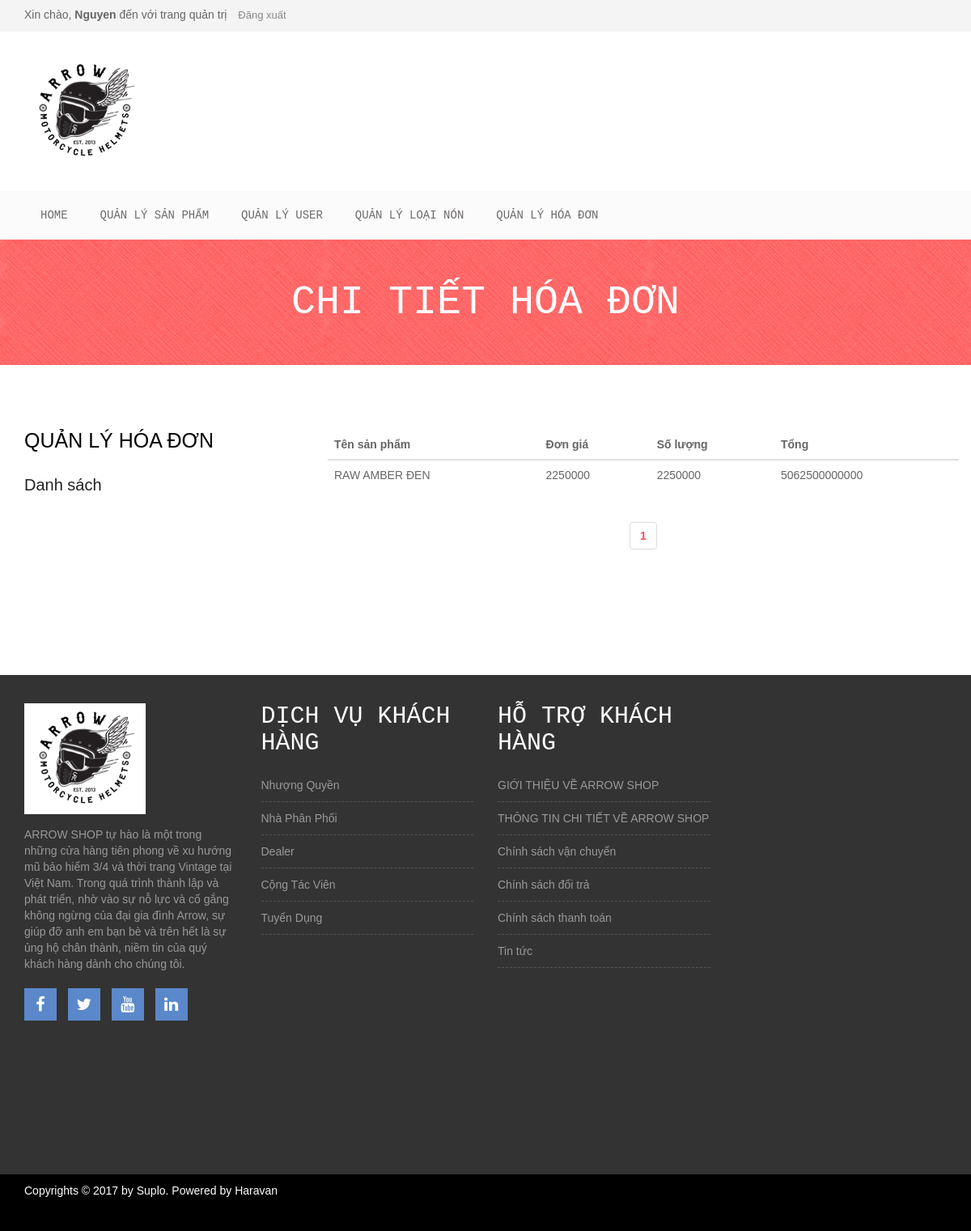
/admin.php?mod=OrderItems&act=QuanLy&id=1 (signed in), run on the app's committed database.
### tables this page shows
CREATE TABLE `chitiethoadon` (
  `MaCTHD` int(10) NOT NULL,
  `MaHD` int(10) NOT NULL,
  `MaSP` int(10) NOT NULL,
  `SoLuong` int(10) NOT NULL,
  `DonGia` int(10) NOT NULL
);

CREATE TABLE `sanpham` (
  `MaSP` int(10) NOT NULL,
  `TenSP` varchar(30) NOT NULL,
  `MaNSX` int(10) NOT NULL,
  `MaLoai` int(10) NOT NULL,
  `Hinh` varchar(50) DEFAULT NULL,
  `HinhQC` varchar(50) DEFAULT NULL,
  `MoTa` varchar(1000) NOT NULL,
  `GiaBan` int(10) NOT NULL,
  `LuotXem` int(11) NOT NULL
);

### Model/OrderItem.php (called while the page is built, shortened)
<?php
include_once("DataProvider.php");
class OrderItem
{
	private $da;
	function __construct()
	{
		$this->da = new DataProvider();
	}
	function GetOrderItemByOrder($MaHD,$start,$limit)
	{
		$sql="Select chitiethoadon.*,sanpham.TenSP from chitiethoadon,sanpham where chitiethoadon.MaSP=sanpham.MaSP and MaHD=$MaHD  order by MaCTHD desc limit $start,$limit";
		return $this->da->FetchAll($sql);
	}
	function CoutOrderItemByOrder($id)
	{
		$sql="Select MaCTHD from chitiethoadon where MaHD=$id";
		return $this->da->NumRows($sql);
	}
}
?>

### Model/DataProvider.php (called while the page is built, shortened)
<?php
class DataProvider
{
	private $link;
	function __construct()
	{
		$this->link=mysqli_connect("localhost","root","","qlbanhang");
	}
	function ExecuteQuery($sql)
	{
		mysqli_query($this->link,"set names 'utf8'");
		return mysqli_query($this->link, $sql);
	}
	function NumRows($sql)
	{
		$result=$this->ExecuteQuery($sql);
		return mysqli_num_rows($result);
	}
	function FetchAll($sql)
	{
		$result=$this->ExecuteQuery($sql);
		$arr=array();
		while($row=mysqli_fetch_assoc($result))
		{
			$arr[]=$row;
		}
		return $arr;
	}
}
?>

### View/OrderItems/QuanLy.php (the view)
<div class="col-md-8">
    <div class="product-content-right">
    	<div class="row">
    		<table class="table table-dark table-hover">
              	<thead>
                	<tr>
	                  <th>Tên sản phẩm</th>
	                  <th>Đơn giá</th>
	                  <th>Số lượng</th>
	                  <th>Tổng</th>
	                </tr>
	            </thead>
	            <tbody>
<?php
	foreach($rs as $row)
	{
		$tong=$row['DonGia']*$row['SoLuong'];
		echo <<<EDO
					<tr>
						<td>{$row['TenSP']}</td>
						<td>{$row['DonGia']}</td>
						<td>{$row['SoLuong']}</td>
						<td>{$tong}</td>
					</tr>
EDO;
	}
?>
				</tbody>
			</table>
		</div>
		<div class="row">
            <div class="col-md-12">
                <div class="product-pagination text-center">
                    <nav>
                     	<ul class="pagination">
<?php
	if(isset($numpages))
	{
		for($i=1;$i<=$numpages;$i++)
		{
			if($Trang == $i)
				echo "<li><a href='admin.php?mod=OrderItems&act=QuanLy&id={$row['MaHD']}&page=$i'><b>$i</b></a></li>";
			else
				echo "<li><a href='admin.php?mod=OrderItems&act=QuanLy&id={$row['MaHD']}&page=$i'>$i</a></li>";
		}
	}
?>
						</ul>
					</nav>
				</div>
			</div>
		</div>
	</div>
</div>

### style.css (style rules this page uses)
body { font-family:Arial, Helvetica, sans-serif; }
a { color: black }
.pagination > li > a, .pagination > li > span { color: #ff4d4d; }

### css/Logi.css (style rules this page uses)
body { background: #e9e9e9; color: #666666; font-family: "Segoe UI Light", sans-serif; font-size: 14px; -webkit-font-smoothing: antialiased; }

### data on the page
chitiethoadon: MaSP.TenSP "RAW AMBER ĐEN", DonGia "2250000", SoLuong "2250000", tong "5062500000000"

### other printed values
$_SESSION['hoten'] "Nguyen"
